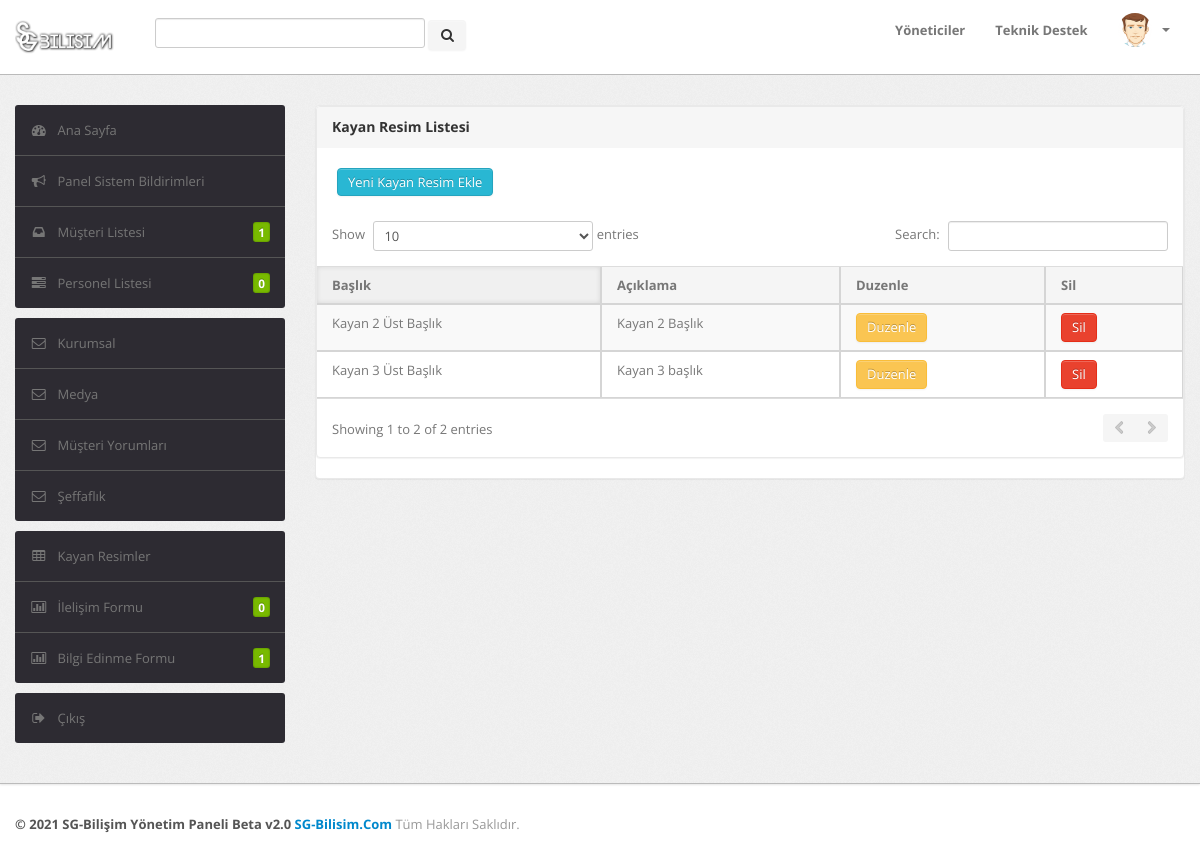
Page /sgpnl/kresimliste.php (signed in) on the committed database.
### tables this page shows
CREATE TABLE `kayan`  (
  `id` int NOT NULL,
  `foto` char(50) NOT NULL,
  `baslik` char(250) NOT NULL,
  `ustBaslik` char(250) NOT NULL,
  `icerik` text NOT NULL,
  `aktif` tinyint NOT NULL,
  `sira` int NOT NULL
);

### sgpnl/kresimliste.php (the view, shortened to what this page needs)
<?php
include 'inc/vt.php';
include 'inc/header.php';
include 'inc/navbar.php';
?>
    <div class="wrapper">
        <div class="container">
            <div class="row">
                <div class="span3">
                     <?php include 'inc/sidebar.php';?>
                </div>
                <div class="span9">
                    <div class="content">
                        <div class="module">
						   <div class="module">
							<div class="module-head">
								<h3>Kayan Resim Listesi</h3>
							</div>
							<br>
							<p><a href="kresimekle.php" class="btn btn-info">Yeni Kayan Resim Ekle</a></p>
							<div class="module-body table">
								 <table border="1"  class="datatable-1 table table-bordered table-striped display" width="100%">
								 <thead>
								 <tr>
								 <th>Başlık</th>
								 <th>Açıklama</th>
								  <th>Duzenle</th>
								 <th>Sil</th>
								 </tr>
								 </thead>
								 <tbody>
								 	<?php
$sorgu = $baglanti->prepare("SELECT * FROM kayan");
$sorgu->execute();
$yon = 'sag';
while ($sonuc = $sorgu->fetch()) {
    ?>
    <tr <?php echo $yon == 'sag' ? 'ml-auto' : 'mr-auto' ?>>
      <td><?= $sonuc['ustBaslik'] ?></td>
      <td><?= $sonuc['baslik'] ?></td>
      <td><a href="duzenle.php?id=<?= $sonuc["id"] ?>" class="btn btn-warning">Duzenle</a></td>
	<td>
	<a href="inc/silkayan.php?id=<?= $sonuc["id"] ?>" class="btn btn-danger">Sil</a></td>
    </tr> <?php
}
?>
								 </tbody>
								 </table>
							</div>
						</div>
                        </div>
                    </div>
                </div>
            </div>
        </div>
    </div>
 <?php include 'inc/footer.php';?>

### sgpnl/kresimliste.php (style rules this page uses)
p { position: relative; right: -20px; }

### rows in the picture
kayan: ustBaslik "Kayan 2 Üst Başlık", baslik "Kayan 2 Başlık"
kayan: ustBaslik "Kayan 3 Üst Başlık", baslik "Kayan 3 başlık"

### other values in the picture
$say "1"
$say "0"
